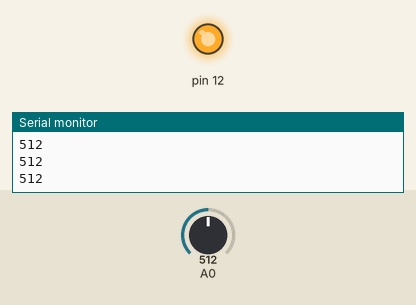
Simulated run of this sketch. Board: Arduino Uno, built with avr-gcc and run on an emulated ATmega328P. Parts: output pins drawn as LEDs (lit = HIGH), the last lines printed to the serial monitor. The test bench sets the inputs (shaded band); at power-on: A0 = 512.

Above: at 1.2 s.
1.3 s: A0 set to 993
2.8 s: A0 set to 1008
At 3.7 s:
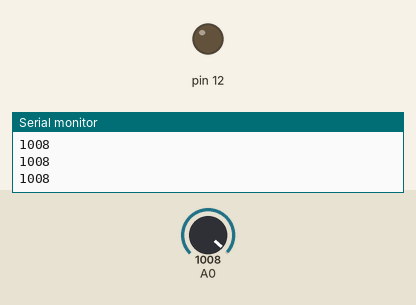
4.4 s: A0 set to 900
At 5.6 s:
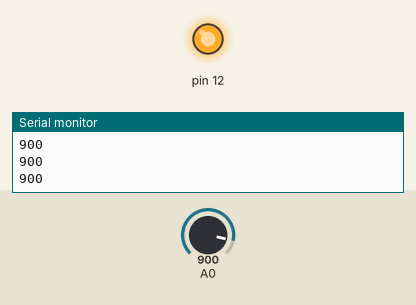
6.0 s: A0 set to 1023
At 6.9 s:
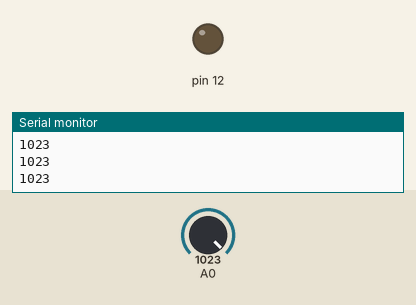
Timing chart, 0 to 8.5 s (numbered marks = the images above; inputs shaded):
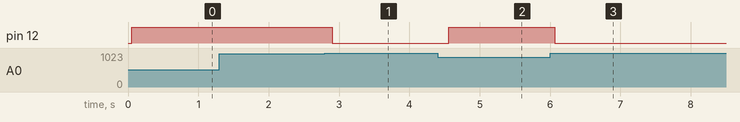

The sketch:

LDR.ino
```cpp
int LDR=0;
int LDRValue=0;
int light_sensitivity=1000;
void setup() {
  // put your setup code here, to run once:
Serial.begin(9600);
pinMode(12,OUTPUT);
}

void loop() {
  // put your main code here, to run repeatedly:
 int LDRValue=analogRead(A0);
 Serial.println(LDRValue);
 delay(50);
 if(LDRValue<light_sensitivity)
 digitalWrite(12,HIGH);
 else
 digitalWrite(12,LOW);
 delay(100);
}
```

Measured:
- the behaviour switches between 999 and 1000 on A0 (found by bisection; images 0 and 1)
- after the input at 2.8 s, pin 12: HIGH → LOW after 0.11 s
- after the input at 4.4 s, pin 12: LOW → HIGH after 0.16 s
- after the input at 6.0 s, pin 12: HIGH → LOW after 0.06 s
